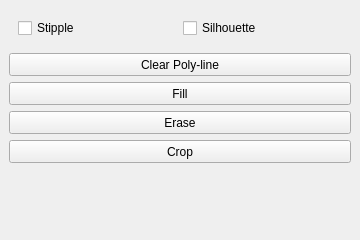
       <widget class="QWidget" name="tab_3" >
        <property name="geometry" >
         <rect>
          <x>56</x>
          <y>196</y>
          <width>360</width>
          <height>240</height>
         </rect>
        </property>
        <attribute name="title" >
         <string>Polyl-Line</string>
        </attribute>
        <layout class="QVBoxLayout" name="verticalLayout_5" >
         <property name="spacing" >
          <number>6</number>
         </property>
         <property name="margin" >
          <number>9</number>
         </property>
         <item>
          <widget class="QFrame" name="frame_7" >
           <property name="frameShape" >
            <enum>QFrame::NoFrame</enum>
           </property>
           <property name="frameShadow" >
            <enum>QFrame::Raised</enum>
           </property>
           <layout class="QHBoxLayout" name="horizontalLayout_9" >
            <item>
             <widget class="QCheckBox" name="checkBox" >
              <property name="minimumSize" >
               <size>
                <width>0</width>
                <height>18</height>
               </size>
              </property>
              <property name="layoutDirection" >
               <enum>Qt::LeftToRight</enum>
              </property>
              <property name="text" >
               <string>Stipple</string>
              </property>
             </widget>
            </item>
            <item>
             <widget class="QCheckBox" name="checkBox_3" >
              <property name="minimumSize" >
               <size>
                <width>0</width>
                <height>18</height>
               </size>
              </property>
              <property name="layoutDirection" >
               <enum>Qt::LeftToRight</enum>
              </property>
              <property name="text" >
               <string>Silhouette</string>
              </property>
             </widget>
            </item>
           </layout>
          </widget>
         </item>
         <item>
          <widget class="QPushButton" name="pushButton_3" >
           <property name="minimumSize" >
            <size>
             <width>0</width>
             <height>23</height>
            </size>
           </property>
           <property name="text" >
            <string>Clear Poly-line</string>
           </property>
          </widget>
         </item>
         <item>
          <widget class="QPushButton" name="pushButton_4" >
           <property name="minimumSize" >
            <size>
             <width>0</width>
             <height>23</height>
            </size>
           </property>
           <property name="text" >
            <string>Fill</string>
           </property>
          </widget>
         </item>
         <item>
          <widget class="QPushButton" name="pushButton_19" >
           <property name="minimumSize" >
            <size>
             <width>0</width>
             <height>23</height>
            </size>
           </property>
           <property name="text" >
            <string>Erase</string>
           </property>
          </widget>
         </item>
         <item>
          <widget class="QPushButton" name="pushButton_20" >
           <property name="minimumSize" >
            <size>
             <width>0</width>
             <height>23</height>
            </size>
           </property>
           <property name="text" >
            <string>Crop</string>
           </property>
          </widget>
         </item>
         <item>
          <spacer name="verticalSpacer_6" >
           <property name="orientation" >
            <enum>Qt::Vertical</enum>
           </property>
           <property name="sizeHint" stdset="0" >
            <size>
             <width>20</width>
             <height>40</height>
            </size>
           </property>
          </spacer>
         </item>
        </layout>
       </widget>
